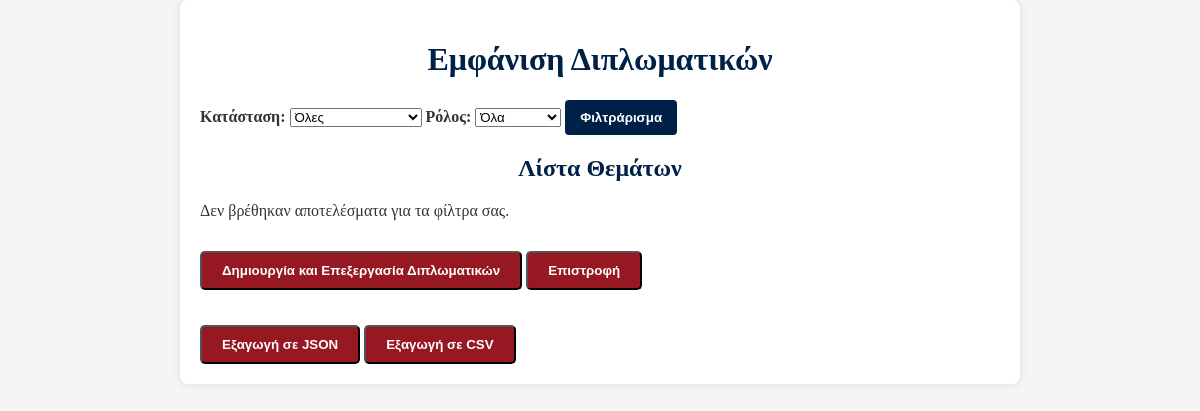
Before: /all_thesis.php (signed in) with the older database file.
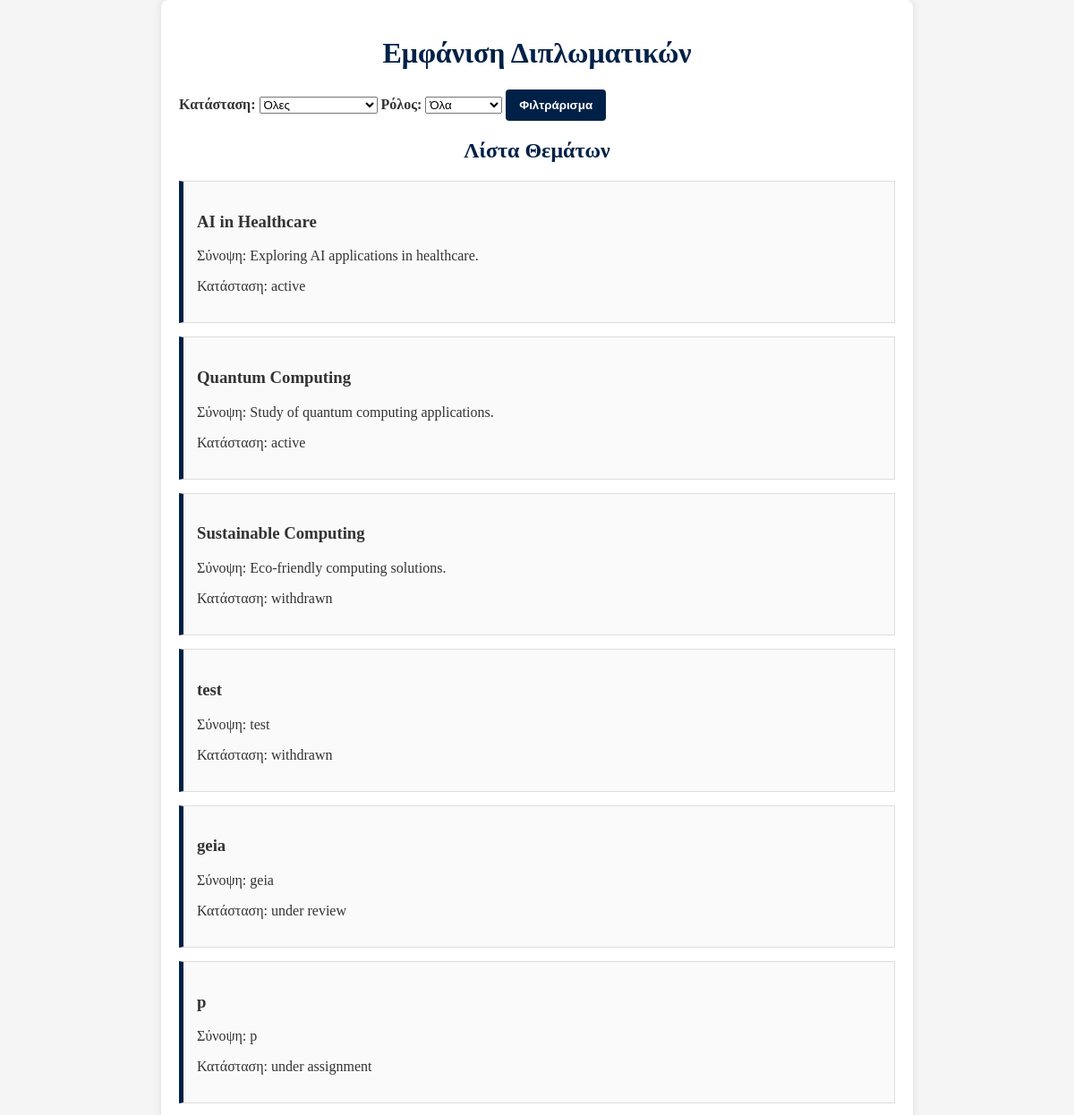
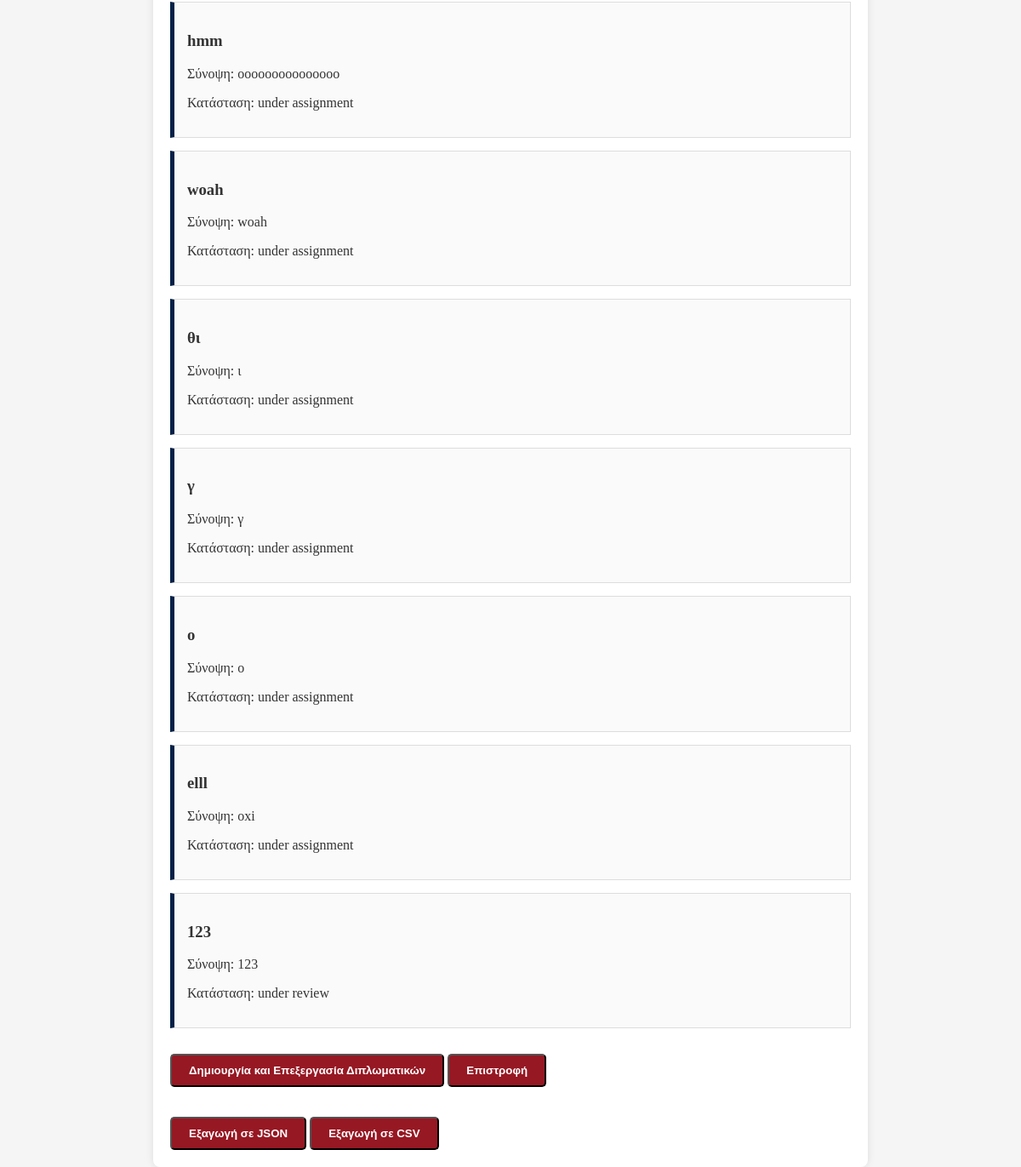
After: the same page with the newer database file (2 pictures, top to bottom).
### tables this page shows
CREATE TABLE `thesis` (
  `thesisID` int(11) NOT NULL,
  `title` varchar(255) NOT NULL,
  `description` text NOT NULL,
  `status` enum('under assignment','active','under review','finalized','withdrawn') NOT NULL,
  `supervisorID` int(11) NOT NULL,
  `member1ID` int(11) DEFAULT NULL,
  `member2ID` int(11) DEFAULT NULL,
  `studentID` int(11) DEFAULT NULL,
  `finalGrade` decimal(2,1) DEFAULT NULL,
  `postedDate` date NOT NULL,
  `assignmentDate` date DEFAULT NULL,
  `completionDate` date DEFAULT NULL,
  `examinationDate` date DEFAULT NULL,
  `withdrawalDate` date DEFAULT NULL,
  `pdf` varchar(50) DEFAULT NULL,
  `withdrawn_comment` enum('from professor','from secretary') DEFAULT NULL,
  `general_assembly` varchar(20) DEFAULT NULL,
  `member1Grade` double(2,1) DEFAULT NULL,
  `member2Grade` double(2,1) DEFAULT NULL,
  `nemertes` varchar(50) DEFAULT NULL
);

### all_thesis.php (the view, shortened to what this page needs)
<?php
include 'access.php';
$filter_status = isset($_GET['status']) ? $_GET['status'] : '';
$filter_role = isset($_GET['role']) ? $_GET['role'] : '';
$status_condition = ($filter_status !== '') ? "AND status = ?" : "";
$role_condition = "";
if ($filter_role === 'supervisor') {
    $role_condition = "supervisorID = ?";
} elseif ($filter_role === 'member') {
    $role_condition = "(member1ID = ? OR member2ID = ?)";
} else {
    $role_condition = "(supervisorID = ? OR member1ID = ? OR member2ID = ?)";
}
$query = "
    SELECT
        thesis.thesisID,
        thesis.title,
        thesis.description,
        thesis.pdf,
        thesis.status,
        thesis.studentID,
        thesis.supervisorID,
        thesis.member1ID,
        thesis.member2ID,
        thesis.postedDate,
        thesis.assignmentDate,
        thesis.completionDate,
        thesis.examinationDate,
        thesis.finalGrade,
        thesis.member1Grade,
        thesis.member2Grade,
        thesis.withdrawalDate,
        thesis.withdrawn_comment,
        students.name AS student_name,
        students.surname AS student_surname,
        supervisor.name AS supervisor_name,
        supervisor.surname AS supervisor_surname,
        member1.name AS member1_name,
        member1.surname AS member1_surname,
        member2.name AS member2_name,
        member2.surname AS member2_surname
    FROM
        thesis
    LEFT JOIN students ON thesis.studentID = students.Student_ID
    LEFT JOIN professors AS supervisor ON thesis.supervisorID = supervisor.Professor_ID
    LEFT JOIN professors AS member1 ON thesis.member1ID = member1.Professor_ID
    LEFT JOIN professors AS member2 ON thesis.member2ID = member2.Professor_ID
    WHERE
        $role_condition
        $status_condition
";
$stmt = $con->prepare($query);
if ($filter_status !== '') {
    if ($role_condition === "(supervisorID = ? OR member1ID = ? OR member2ID = ?)") {
        $stmt->bind_param('iiis', $_SESSION['user_id'], $_SESSION['user_id'], $_SESSION['user_id'], $filter_status);
    } elseif ($role_condition === "(member1ID = ? OR member2ID = ?)") {
        $stmt->bind_param('iis', $_SESSION['user_id'], $_SESSION['user_id'], $filter_status);
    } else {
        $stmt->bind_param('is', $_SESSION['user_id'], $filter_status);
    }
} else {
    if ($role_condition === "(supervisorID = ? OR member1ID = ? OR member2ID = ?)") {
        $stmt->bind_param('iii', $_SESSION['user_id'], $_SESSION['user_id'], $_SESSION['user_id']);
    } elseif ($role_condition === "(member1ID = ? OR member2ID = ?)") {
        $stmt->bind_param('ii', $_SESSION['user_id'], $_SESSION['user_id']);
    } else {
        $stmt->bind_param('i', $_SESSION['user_id']);
    }
}
$stmt->execute();
$result = $stmt->get_result();
?>
<!DOCTYPE html>
<html lang="el">
<head>
    <link rel="stylesheet" href="dipl.css">
</head>
<body>
    <div class="container">
        <h1>Εμφάνιση Διπλωματικών</h1>
        <form method="GET" action="" style="margin-bottom: 20px;">
            <label for="status">Κατάσταση:</label>
            <select name="status" id="status">
                <option value="">Όλες</option>
            </select>
            <label for="role">Ρόλος:</label>
            <select name="role" id="role">
                <option value="">Όλα</option>
            </select>
            <button type="submit">Φιλτράρισμα</button>
        </form>
        <div class="topic-list">
            <h2>Λίστα Θεμάτων</h2>
            <?php
            if ($result->num_rows > 0) {
                while ($row = $result->fetch_assoc()) {
                    echo '<div class="topic" onclick="showModal(' . htmlspecialchars(json_encode($row), ENT_QUOTES, 'UTF-8') . ')">';
                    echo '<h3>' . htmlspecialchars($row['title']) . '</h3>';
                    echo '<p>Σύνοψη: ' . htmlspecialchars($row['description']) . '</p>';
                    echo '<p>Κατάσταση: ' . htmlspecialchars($row['status']) . '</p>';
                    echo '</div>';
                }
            } else {
                echo '<p>Δεν βρέθηκαν αποτελέσματα για τα φίλτρα σας.</p>';
            }
            ?>
        <button class="add-topic-button" onclick="window.location.href = 'show_dipl.php';">Δημιουργία και Επεξεργασία Διπλωματικών</button>
        <button class="add-topic-button" onclick="window.location.href = 'professor.php';">Επιστροφή</button>
        </div>
        <div>
            <button class="add-topic-button" onclick="exportData('json')">Εξαγωγή σε JSON</button>
            <button class="add-topic-button" onclick="exportData('csv')">Εξαγωγή σε CSV</button>
        </div>
    </div>
</body>
</html>

Changed rows visible on the page:
now on this page (row edited): thesis: title "AI in Healthcare", description "Exploring AI applications in healthcare.", status "active"
now on this page (row edited): thesis: title "Quantum Computing", description "Study of quantum computing applications.", status "active"
now on this page (row edited): thesis: title "Sustainable Computing", description "Eco-friendly computing solutions.", status "withdrawn"
added thesis: title "test", description "test", status "withdrawn"
added thesis: title "geia", description "geia", status "under review"
added thesis: title "p", description "p", status "under assignment"
added thesis: title "hmm", description "ooooooooooooooo", status "under assignment"
added thesis: title "woah", description "woah", status "under assignment"
added thesis: title "θι", description "ι", status "under assignment"
added thesis: title "γ", description "γ", status "under assignment"
added thesis: title "o", description "o", status "under assignment"
added thesis: title "elll", description "oxi", status "under assignment"
added thesis: title "123", description "123", status "under review"
Other visible differences:
text no longer shown: "Δεν βρέθηκαν αποτελέσματα για τα φίλτρα σας."
